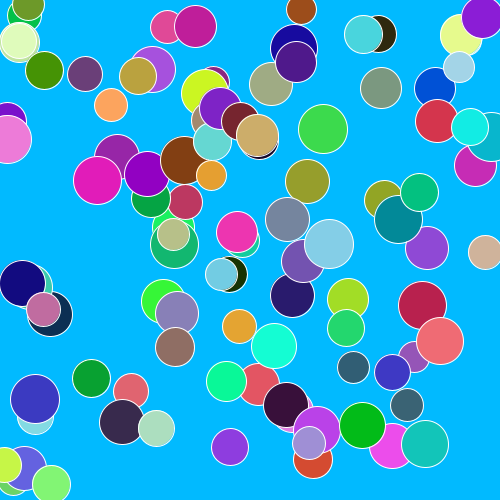
Frame 1 (no input)
Frame 60 (the mouse pressed at the canvas centre just before this capture): identical to frame 1, image omitted
Frame 120 (the mouse held since frame 60 and released just before this capture): identical to frame 1, image omitted

The Processing sketch that drew this single still picture (run headless with seeded random() and noise(); from frame 60 on, the mouse is pressed at the canvas centre):

// Processing sketch: processing_105725
// ── processing_105725.pde

int ballNum = 100;

int xBall[] = new int [ballNum];
int yBall[] = new int [ballNum];
int ballSize[] = new int [ballNum];

color ballColor[] = new color [ballNum];

void setup (){
  background(1, 186, 255);
  size(500, 500);
  stroke(255);
  
  
  for(int i = 0; i < ballNum; i++){
  xBall[i] = int(random(0, width));
  yBall[i] = int(random(0, height));
  ballSize[i] = int(random (30, 50));
  ballColor[i] = color(random(0, 255), random(0, 255), random(0,244));
    }
}
 void draw(){
   
   background (1, 186, 255);
   
    for(int i = 0; i < ballNum; i++){
    fill(ballColor[i]);
    ellipse(xBall[i], yBall[i], ballSize[i], ballSize[i]);
    }
 }
